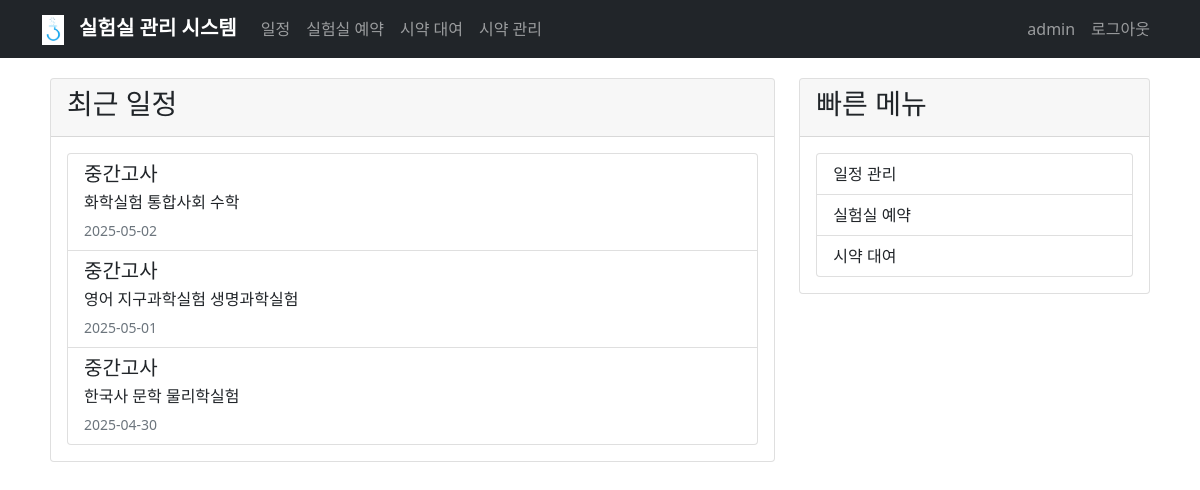
The page / (signed in) on the database as committed earlier.
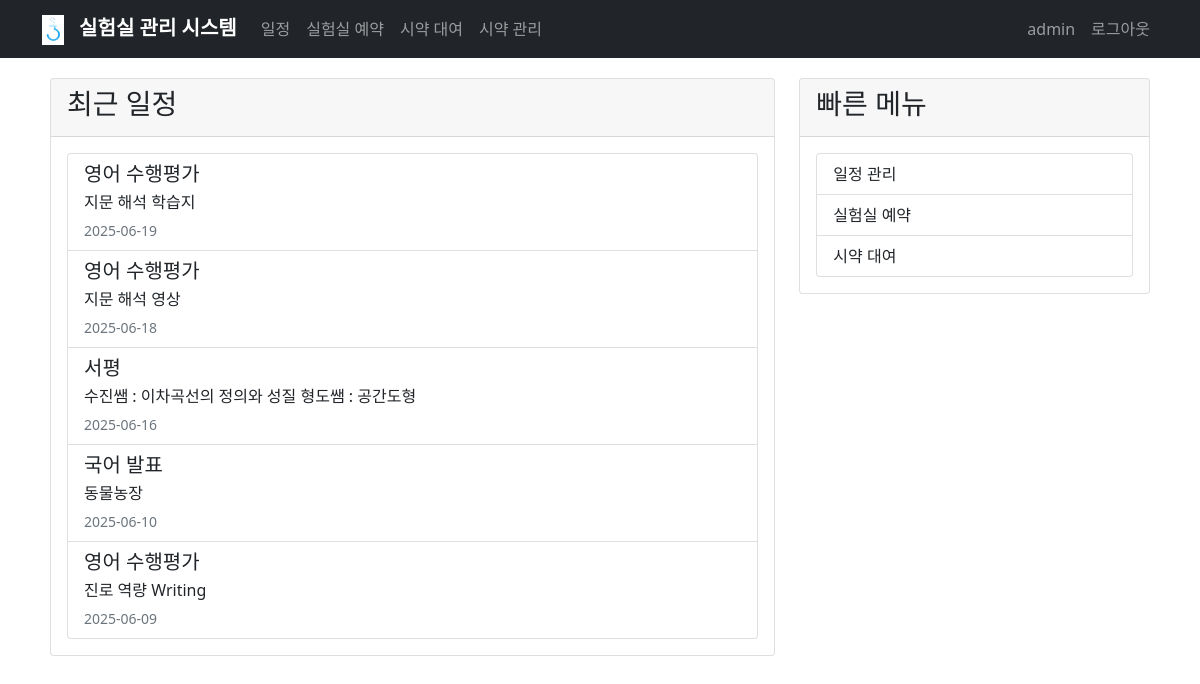
The same page on the database as committed later.
### app.py (models this page shows, shortened)
class Schedule(db.Model):
    id = db.Column(db.Integer, primary_key=True)
    title = db.Column(db.String(100), nullable=False)
    description = db.Column(db.Text)
    date = db.Column(db.Date, nullable=False)
    user_id = db.Column(db.Integer, db.ForeignKey('user.id'), nullable=False)

### app.py (the view)
@app.route('/')
def index():
    if current_user.is_authenticated:
        recent_schedules = Schedule.query.order_by(Schedule.date.desc()).limit(5).all()
        return render_template('index.html', schedules=recent_schedules)
    return render_template('index.html')

### app.py (called while the page is built)
@login_manager.user_loader
def load_user(user_id):
    return User.query.get(int(user_id))

### templates/index.html (shortened to what this page needs)
{% extends "base.html" %}
{% block content %}
<div class="row">
    <div class="col-md-8">
        <div class="card">
            <div class="card-header">
                <h3>최근 일정</h3>
            </div>
            <div class="card-body">
                {% if current_user.is_authenticated %}
                    {% if schedules %}
                        <div class="list-group">
                            {% for schedule in schedules %}
                                <div class="list-group-item">
                                    <h5 class="mb-1">{{ schedule.title }}</h5>
                                    <p class="mb-1">{{ schedule.description }}</p>
                                    <small class="text-muted">{{ schedule.date.strftime('%Y-%m-%d') }}</small>
                                </div>
                            {% endfor %}
                        </div>
                    {% else %}
                        <p>등록된 일정이 없습니다.</p>
                    {% endif %}
                {% else %}
                    <p>로그인 후 일정을 확인하실 수 있습니다.</p>
                {% endif %}
            </div>
        </div>
    </div>
    <div class="col-md-4">
        <div class="card">
            <div class="card-header">
                <h3>빠른 메뉴</h3>
            </div>
            <div class="card-body">
                <div class="list-group">
                    {% if current_user.is_authenticated %}
                        <a href="{{ url_for('calendar') }}" class="list-group-item list-group-item-action">
                             일정 관리
                        </a>
                        <a href="{{ url_for('lab_reservation') }}" class="list-group-item list-group-item-action">
                             실험실 예약
                        </a>
                        <a href="{{ url_for('reagent_loan') }}" class="list-group-item list-group-item-action">
                             시약 대여
                        </a>
                    {% endif %}
                </div>
            </div>
        </div>
    </div>
</div>
{% endblock %}

Rows that differ between the two databases and show on the page:
no longer on this page (row unchanged): Schedule: title "중간고사", description "화학실험 통합사회 수학", date "2025-05-02"
no longer on this page (row unchanged): Schedule: title "중간고사", description "영어 지구과학실험 생명과학실험", date "2025-05-01"
no longer on this page (row unchanged): Schedule: title "중간고사", description "한국사 문학 물리학실험", date "2025-04-30"
added Schedule: title "영어 수행평가", description "지문 해석 학습지", date "2025-06-19"
added Schedule: title "영어 수행평가", description "지문 해석 영상", date "2025-06-18"
added Schedule: title "서평", description "수진쌤 : 이차곡선의 정의와 성질 형도쌤 : 공간도형", date "2025-06-16"
added Schedule: title "국어 발표", description "동물농장", date "2025-06-10"
added Schedule: title "영어 수행평가", description "진로 역량 Writing", date "2025-06-09"
